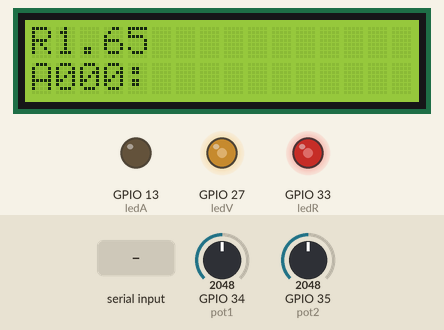
This sketch was run on a simulated ESP32. On the bench: 16×2 character LCD, output pins drawn as LEDs (lit = HIGH). Inputs (shaded band) come from the test bench; at power-on: GPIO 34 (pot1) = 2048, GPIO 35 (pot2) = 2048. What the sketch prints to the serial monitor is not drawn.

Above: at 1.2 s.
1.3 s: "+" received over Serial
At 2.4 s:
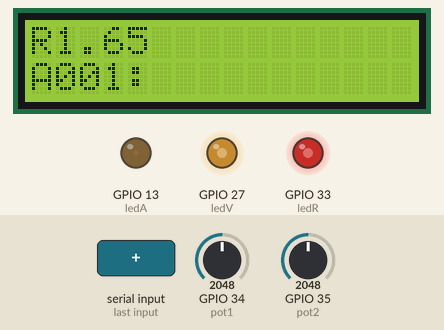
3.1 s: GPIO 34 (pot1) set to 2866
At 3.8 s:
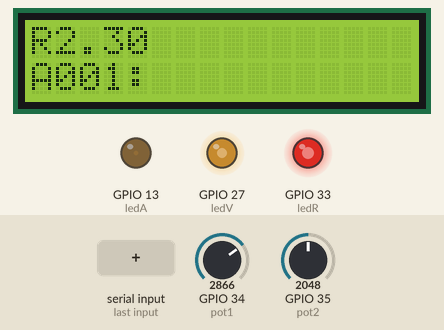
4.6 s: "-" received over Serial
At 6.1 s:
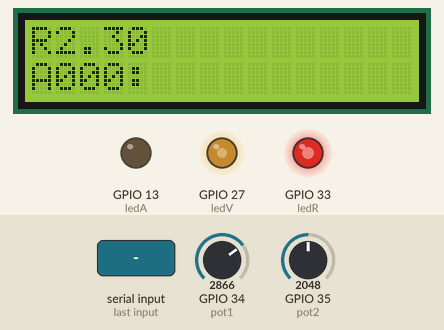
6.4 s: GPIO 34 (pot1) set to 3603
At 7.5 s:
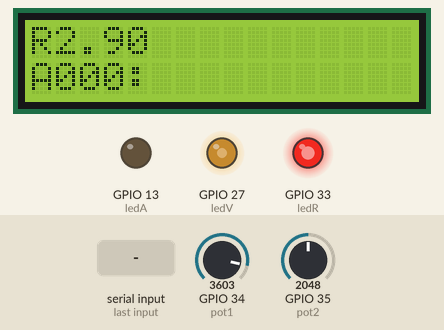
7.9 s: GPIO 35 (pot2) set to 2866
At 8.8 s:
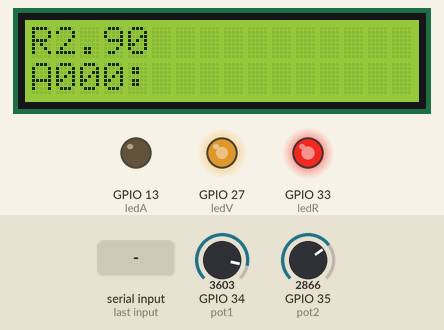
9.5 s: GPIO 34 (pot1) set to 2047
At 10.2 s:
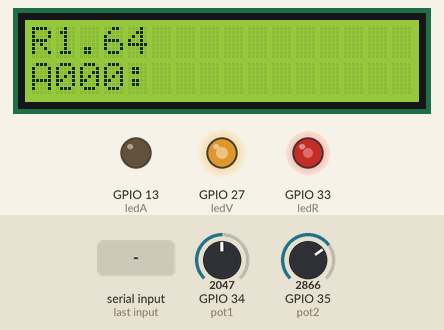
Timing chart, 0 to 12.0 s (numbered marks = the images above; inputs shaded):
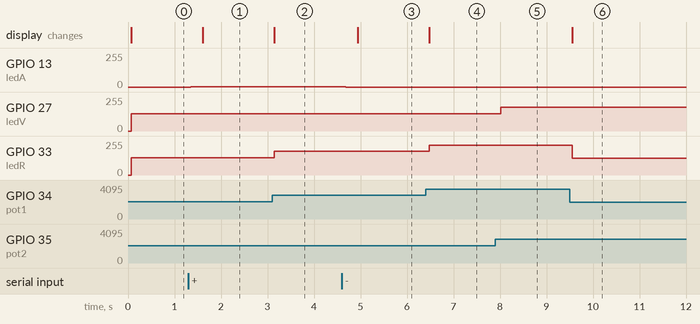

The sketch:

Lab5-GitHub-19380.ino
```cpp
//********************************************************************************
// Universidad del Valle de Guatemala
// BE3015: Electrnónica Digital 2
// José David Méndez 19380
// Laboratorio 5
//********************************************************************************

//**********************************************************************************************************************
// Librerías
//**********************************************************************************************************************
#include <Arduino.h>
#include <LiquidCrystal.h> // Librería que contiene la cofiguración completa de la pantalla LCD
//**********************************************************************************************************************
// Defincion de Pines
//**********************************************************************************************************************
#define d4 18
#define d5 5
#define d6 17
#define d7 16
#define en 19
#define rs 21
#define pot1 34
#define pot2 35
// Definición de las varaibles de salida de los leds con sus respectivo numero de pin
#define ledR 33
#define ledV 27
#define ledA 13

// Definción de varaibles para la configuración del PWM
#define pwmChledR 0  // 16 Canales 0-15
#define pwmChledV 1  // 16 Canales 0-15
#define pwmChledA 2  // 16 Canales 0-15
#define freqPWM 50   // Frecuencia en Hz
#define resolucion 8 // 1-16 bits de resolucion

//**********************************************************************************************************************
// Prototipo de Funciones
//**********************************************************************************************************************
void voltaje1(void); // Función para la impresión del voltaje del potenciometro 1
void voltaje2(void); // Función para la impresión del voltaje del potenciometro 2
void UPC(void);      // Función para la impresión del contador en la LCD
void USART(void);    //Función de comunicación USART
void configurarPWM(void);
void funcionamientoLEDS(void);
//**********************************************************************************************************************
// Variables Globales
//**********************************************************************************************************************
LiquidCrystal LCD(rs, en, d4, d5, d6, d7); // Variables definidas en la librería
uint8_t decenas, unidades, decimal;
uint8_t decenas1, unidades1, decimal1;
uint8_t centenas, decenas2, unidades2;
int adcRaw;
int contador = 0;
float voltaje;
float voltajeB;
char control = 0;
//**********************************************************************************************************************
// ISR: Interrupciones
//**********************************************************************************************************************

//**********************************************************************************************************************
// Configuracion
//**********************************************************************************************************************
void setup()
{
  // Velocidad a la que trabaja la comunicación serial
  Serial.begin(115200);
  configurarPWM();
  // Se establece que la LCD utilizada es de 16x2
  LCD.begin(16, 2);
}
//**********************************************************************************************************************
// LOOP
//**********************************************************************************************************************
void loop()
{
  // Llamado de funciones
  voltaje1();
  voltaje2();
  UPC();
  USART();
  funcionamientoLEDS();
  delay(250);
}
//**********************************************************************************************************************
// Fuinciones
//**********************************************************************************************************************
void configurarPWM(void)
{
  // Paso 1: configurar PWM
  ledcSetup(pwmChledR, 60, resolucion);
  ledcSetup(pwmChledV, 60, resolucion);
  ledcSetup(pwmChledA, 60, resolucion);
  // Paso 2: Seleccionar en que GPIO tendremos nuestra onda PWM
  ledcAttachPin(ledR, pwmChledR);
  ledcAttachPin(ledV, pwmChledV);
  ledcAttachPin(ledA, pwmChledA);
}
void voltaje1(void) // Voltaje potenciometro 1
{
  // Conversión de señal ADC a miliVoltios
  voltaje = analogReadMilliVolts(pot1) / 10.0;

  // Operación para obtener unidades y decimales del voltaje del Potenciometro 1
  int vol = voltaje;
  decenas = vol / 100.0;
  vol = vol - decenas * 100.0;
  unidades = vol / 10.0;
  vol = vol - unidades * 10.0;
  decimal = vol;

  // Impresión del voltaje del potenciometro 1 en la LCD con su respectiva posición
  LCD.clear();
  LCD.print("Rojo:");
  LCD.setCursor(1, 0);
  LCD.print(decenas);
  LCD.print('.');
  LCD.print(unidades);
  LCD.print(decimal);
}
void voltaje2(void) // Voltaje potenciometro 2
{
  // Conversión de señal ADC a miliVoltios
  voltajeB = analogReadMilliVolts(pot2) / 10.0;

  // Operación para obtener unidades y decimales del voltaje del Potenciometro 2
  int vol1 = voltajeB;
  decenas1 = vol1 / 100.0;
  vol1 = vol1 - decenas1 * 100.0;
  unidades1 = vol1 / 10.0;
  vol1 = vol1 - unidades1 * 10.0;
  decimal1 = vol1;

  // Impresión del voltaje del potenciometro 2 en la LCD con su respectiva posición
  LCD.setCursor(0, 6);
  LCD.print("Ver:");
  LCD.setCursor(1, 6);
  LCD.print(decenas1);
  LCD.print('.');
  LCD.print(unidades1);
  LCD.print(decimal1);
}
void UPC(void) // Valor contador
{
  // Operación para obtener centenas, decenas y unidades del valor del contador
  int cont = contador;
  centenas = cont / 100.0;
  cont = cont - centenas * 100.0;
  decenas2 = cont / 10.0;
  cont = cont - decenas2 * 10.0;
  unidades2 = cont;

  // Impresión del valor del contador en la pantalla LCD
  LCD.setCursor(0, 11);
  LCD.print("Azul:");
  LCD.setCursor(1, 11);
  LCD.print(centenas);
  LCD.print(decenas2);
  LCD.print(unidades2);
}
void USART(void)
{
  if (Serial.available() > 0) // Condición que permite verficar si hay bytes disponibles en el buffer de registro
  {
    control = Serial.read();

    //Impresion monitor potenciometro 1 (Rojo)
    Serial.println("****************RESULTADOS*******************");
    Serial.print("Rojo: ");
    Serial.print(decenas);
    Serial.print('.');
    Serial.print(unidades);
    Serial.println(decimal);
    //Impresion monitor potenciometro 2 (Verde)
    Serial.print("Verde: ");
    Serial.print(decenas1);
    Serial.print('.');
    Serial.print(unidades1);
    Serial.println(decimal1);

    // Control contador
    if (control == '+') //Condición que permite aumentar el contador con la tecla "+""
    {
      contador++;
      if (contador > 255)
      { // Condición que establece que el contador no se mayor al numero de condiciones que se tiene.
        contador = 0;
      }
    }
    if (control == '-') //Condición que permite decrecer el contador con la tecla "-""
    {
      contador--;
      if (contador < 0)
      { // Condición que establece que el contador no tenga valores negativos.
        contador = 0;
      }
    }
  }
}
void funcionamientoLEDS(void)
{
  //LED ROJO
  // Mapeo manual para obtener valores de voltaje en el rango de 0-255
  voltaje = analogRead(pot1);
  voltaje = voltaje * 256 / 4096;
  ledcWrite(pwmChledR, voltaje); // Control PWM

  //LED VERDE
  // Mapeo manual para obtener valores de voltaje en el rango de 0-255
  voltajeB = analogRead(pot2);
  voltajeB = voltajeB * 256 / 4096;
  ledcWrite(pwmChledV, voltajeB); // Control PWM

  //LED CONTADOR
  ledcWrite(pwmChledA, contador); // Control PWM
}
```

Measured:
- after the input at 1.3 s, GPIO 13 (ledA): 0/255 → 1/255 after 0.05 s; the display: changes after 0.31 s (image 1)
- after the input at 3.1 s, GPIO 33 (ledR): 128/255 → 178/255 at once; the display: changes at once (image 2)
- after the input at 4.6 s, GPIO 13 (ledA): 1/255 → 0/255 after 0.08 s; the display: changes after 0.34 s (image 3)
- after the input at 6.4 s, GPIO 33 (ledR): 178/255 → 224/255 after 0.08 s; the display: changes after 0.08 s (image 4)
- after the input at 7.9 s, GPIO 27 (ledV): 128/255 → 178/255 after 0.12 s
- after the input at 9.5 s, GPIO 33 (ledR): 224/255 → 127/255 after 0.05 s; the display: changes after 0.05 s (image 6)
